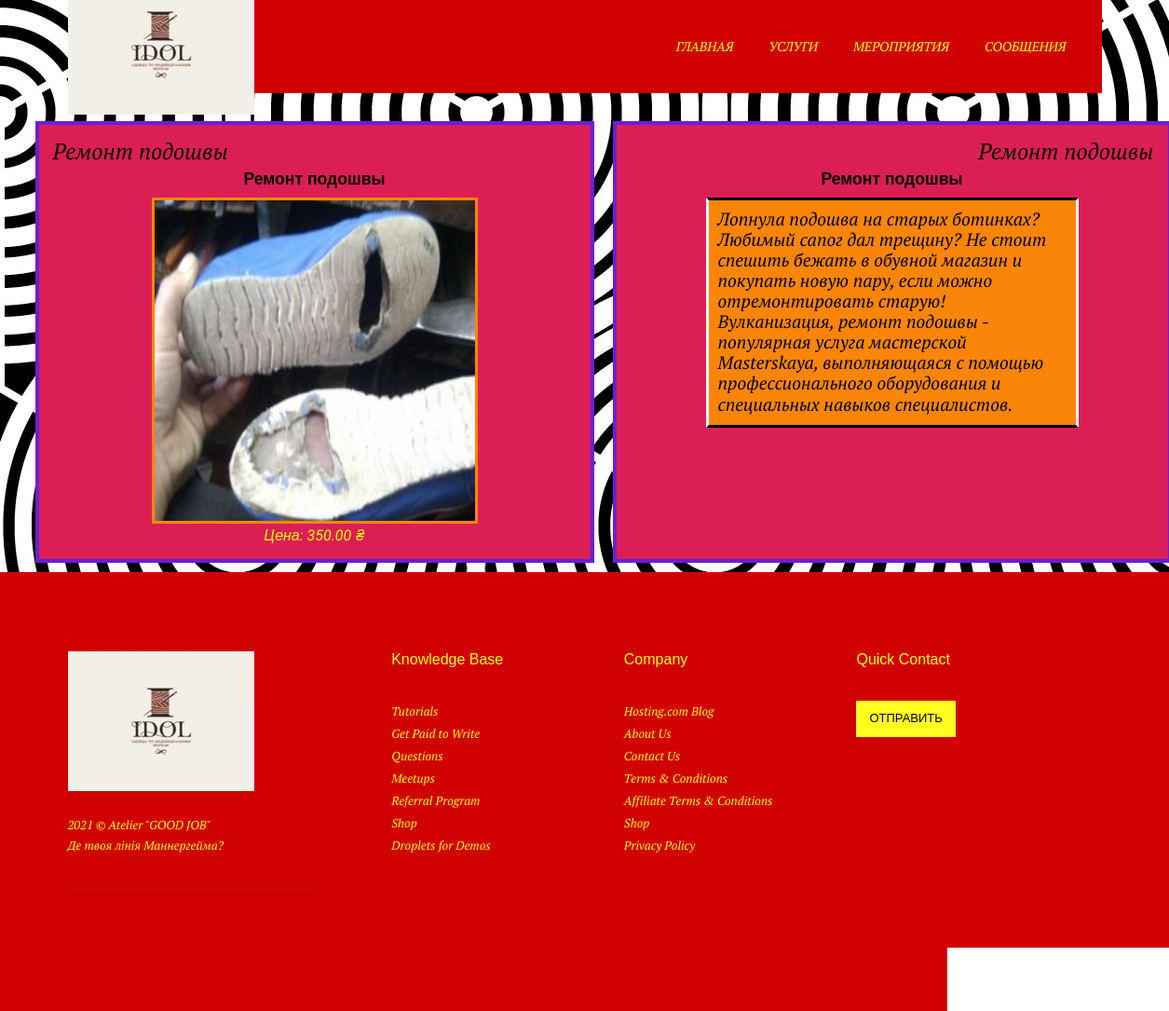
The page /favour/6 on the database its author committed.
### main_atelier/models.py (models this page shows, shortened)
class Service(models.Model):
    def get_file_name_service(self, filename):
        ext = filename.split('.')[-1]
        filename = f'{uuid.uuid4()}.{ext}'
        return os.path.join('images/service/', filename)
    title = models.CharField(max_length=100)
    price = models.DecimalField(max_digits=7, decimal_places=2)
    is_visible = models.BooleanField(default=True)
    description = models.CharField(max_length=400, null=True)
    photo = models.ImageField(upload_to=get_file_name_service)
    category = models.ForeignKey(Category, on_delete=models.CASCADE)

### favour_atelier/views.py (the view)
# urls.py: path('<int:pk>', service_info),
def service_info(request, pk):
    favor = Service.objects.get(pk=pk)
    return render(request, 'service.html', context={'favor': favor})

### favour_atelier/templates/service.html
{% extends 'base.html' %}
{% block content %}
    <div class="central_block">
		<div class="container">
			<div class="row">
				<div class="block_style_2">
					<div class="left-top">{{ favor.title }}</div>
					<div class="title-text">{{ favor.title }}</div>
					<div class="block_img">
						<figure class="fig">
							<img src="{{ favor.photo.url }}">
							<figcaption>Цена: {{ favor.price }} &#8372;</figcaption>
                        </figure>
                    </div>
                </div>
                <div class="block_style_2">
                    <div class="right-top">{{ favor.title }}</div>
                    <div class="title-text">{{ favor.title }}</div>
                    <div class="text-style_2">
                        {{ favor.description }}
                    </div>
                </div>
            </div>
        </div>
    </div>
{% endblock %}

### static/css/style.css (style rules this page uses)
html { box-sizing: border-box; }
body { margin-top: 20px; font-family: 'Roboto', sans-serif; background: #FFFFFF; background: url('/static/beskonechny_fon.jpg'); margin-bottom: 10px; }
.block_style_2 { min-width: 600px; min-height: 450px; margin: 10px; padding: 10px; border: 4px solid #681FDB; background-color: #DB1F54; }
.left-top, .right-top { font-weight: 900; margin: 5px; font-size: 1.5em; font-family: 'PT Serif', sans-serif; }
.left-top { text-align: left; }
.right-top { text-align: right; }
.title-text { font-size: 1.1em; font-weight: 700; text-align: center; font-family: 'Columbia Print Cyrilic', sans-serif; }
.text-style_2 { font-family: 'PT Serif', sans-serif; font-size: 1.2em; padding: 10px; margin: 10px auto; background-color: #FA8508; max-width: 400px; border-top: 5px solid blue; border-right: 5px solid blue; border-top: 3px solid #000000; border-bottom: 3px solid #000000; border-left: 3px solid #FFFFFF; border-right: 3px solid #FFFFFF; word-wrap: break-word; }
.block_img img { width: 350px; height: 350px; border-top: 3px solid #FA8508; border-bottom: 3px solid #FA8508; border-left: 3px solid #FA8508; border-right: 3px solid #FA8508; }
.block_img { padding-top: 10px; }
.fig { display: block; text-align: center; font-style: italic; margin-top: 0; margin-bottom: 5px; color: #FAFA08; }
.container { max-width: 1230px; padding: 0 15px; margin: 0 auto; }
.central_block { display: flex; }
.row { display: flex; }

### rows shown on the page
Service: title "Ремонт подошвы", photo (picture), price "350.00", description "Лопнула подошва на старых ботинках? Любимый сапог дал трещину? Не стоит спешить бежать в обувной магазин и покупать новую пару, если можно отремонтировать старую! Вулканизация, ремонт подошвы - популярная услуга мастерской Masterskaya, выполняющаяся с помощью профессионального оборудования и специальных навыков специалистов."
